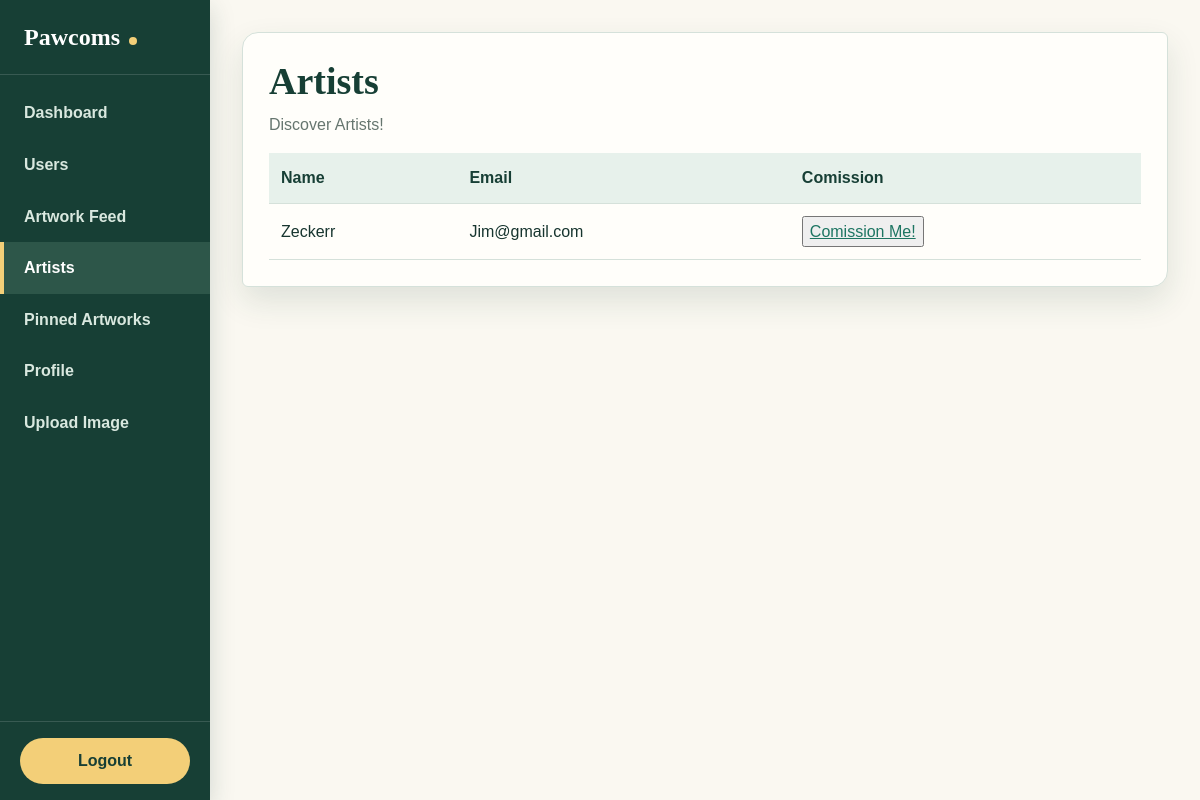
The page /dashboard/artists.php (signed in) on the database as committed earlier.
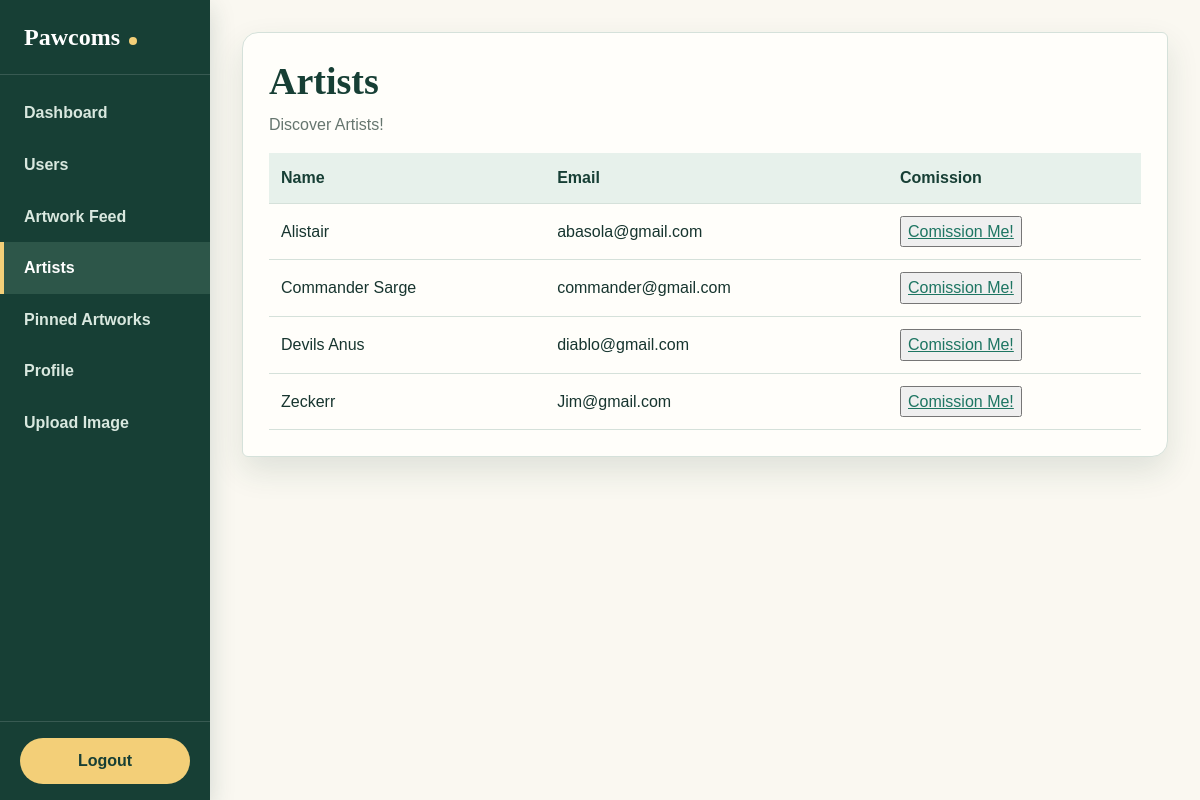
The same page on the database as committed later.
### tables this page shows
CREATE TABLE IF NOT EXISTS `users` (
  `id` int NOT NULL AUTO_INCREMENT,
  `fullname` varchar(255) NOT NULL,
  `email` varchar(255) NOT NULL,
  `password` varchar(255) NOT NULL,
  `role` enum('admin','artist','commissioner') NOT NULL DEFAULT 'commissioner',
  `photo` varchar(255) NOT NULL,
  PRIMARY KEY (`id`)
);

### dashboard/artists.php (the view, shortened to what this page needs)
<?php
require_once '../config/database.php';
require_once 'dashboard_sidebar.php';
$artists = [];
$errorMessage = '';
$artistRole = 'artist';
$stmt = $conn->prepare(
    'SELECT id, fullname, email
     FROM users
     WHERE role = ?
     ORDER BY fullname ASC'
);
if ($stmt) {
    $stmt->bind_param('s', $artistRole);
    if ($stmt->execute()) {
        $result = $stmt->get_result();
        while ($row = $result->fetch_assoc()) {
            $artists[] = $row;
        }
    } else {
        error_log('Artists query failed: ' . $stmt->error);
        $errorMessage = 'The artists could not be loaded.';
    }
} else {
    error_log('Artists query failed: ' . $conn->error);
    $errorMessage = 'The artists could not be loaded.';
}
?>
<!DOCTYPE html>
<html lang="en">
<head>
    <link rel="stylesheet" href="../css/style.css?v=dashboard-sidebar-1">
</head>
<body class="with-sidebar">
    <?php renderDashboardSidebar('artists'); ?>
    <main class="page">
        <section class="panel">
            <h1>Artists</h1>
            <p class="description">Discover Artists!</p>
            <?php if ($errorMessage !== ''): ?>
                <p class="message"><?php echo htmlspecialchars($errorMessage); ?></p>
            <?php elseif ($artists === []): ?>
                <p>No artists found.</p>
            <?php else: ?>
                <div class="table-wrap">
                    <table>
                        <thead>
                            <tr>
                                <th>Name</th>
                                <th>Email</th>
                                <th>Comission</th>
                            </tr>
                        </thead>
                        <tbody>
                            <?php foreach ($artists as $artist): ?>
                                <tr>
                                    <td><?php echo htmlspecialchars($artist['fullname']); ?></td>
                                    <td><?php echo htmlspecialchars($artist['email']); ?></td>
                                    <td><button> <a href="https://mail.google.com/mail/?view=cm&amp;fs=1&amp;to=<?php echo rawurlencode($artist['email']); ?>"
                                                    target="_blank"
                                                    rel="noopener noreferrer"
                                                    >Comission Me!</a></button></td>
                                </tr>
                            <?php endforeach; ?>
                        </tbody>
                    </table>
                </div>
            <?php endif; ?>
        </section>
    </main>
</body>
</html>

### dashboard/dashboard_sidebar.php (shortened to what this page needs)
<?php
function renderDashboardSidebar(string $activePage): void
{
    $isAdmin = ($_SESSION['role'] ?? '') === 'admin';
    $isCommissioner = ($_SESSION['role'] ?? '') === 'commissioner';
    ?>
    <aside class="sidebar">
        <div>
            <div class="sidebar-header">
                <div class="brand">Pawcoms</div>
            </div>
            <ul class="sidebar-menu">
                <?php if ($isAdmin): ?>
                    <li class="<?php echo $activePage === 'dashboard' ? 'active' : ''; ?>">
                    <a href="/artcomsystem/dashboard/admin_dashboard.php">Dashboard</a>
                    </li>
                    <li class="<?php echo $activePage === 'users' ? 'active' : ''; ?>">
                        <a href="/artcomsystem/dashboard/users.php">Users</a>
                    </li>
                <?php endif; ?>
                <li class="<?php echo $activePage === 'artwork_feed' ? 'active' : ''; ?>">
                    <a href="/artcomsystem/dashboard/artwork_feed.php">Artwork Feed</a>
                </li>
                <li class="<?php echo $activePage === 'artists' ? 'active' : ''; ?>">
                    <a href="/artcomsystem/dashboard/artists.php">Artists</a>
                </li>
                <li class="<?php echo $activePage === 'pinned_artworks' ? 'active' : ''; ?>">
                    <a href="/artcomsystem/dashboard/pinned_artworks.php">Pinned Artworks</a>
                </li>
                <li class="<?php echo $activePage === 'profile' ? 'active' : ''; ?>">
                    <a href="/artcomsystem/dashboard/profile.php">Profile</a>
                </li>
                <?php if (!$isCommissioner): ?>
                    <li class="<?php echo $activePage === 'upload' ? 'active' : ''; ?>">
                        <a href="/artcomsystem/dashboard/upload.php">Upload Image</a>
                    </li>
                <?php endif; ?>
            </ul>
        </div>
        <div class="sidebar-footer">
           <a href="/artcomsystem/dashboard/logout.php"
              class="btn-logout"
              onclick="return confirm('Are you sure you want to log out?');">
              Logout
</a>
        </div>
    </aside>
    <?php
}

### css/style.css (style rules this page uses)
:root { --dark-green: #173f35; --green: #1d7562; --light-green: #8fbea5; --pale-green: #e7f1eb; --cream: #faf8f1; --paper: #fffefa; --yellow: #f3cf78; --coral: #df795f; --text: #17352f; --muted-text: #66766f; --border: #d5e1da; --shadow: 0 14px 32px rgba(23, 63, 53, 0.12); }
* { box-sizing: border-box; }
html { scroll-behavior: smooth; }
body { min-height: 100vh; margin: 0; color: var(--text); background: radial-gradient(circle at 90% 8%, #fff1bd 0, transparent 24%), linear-gradient(135deg, var(--cream), #eef5f0); font-family: Arial, Helvetica, sans-serif; line-height: 1.6; }
h1, h2, h3, p { margin-top: 0; }
h1, h2 { color: var(--dark-green); font-family: Georgia, "Times New Roman", serif; }
a { color: var(--green); }
button, input, select, textarea { font: inherit; }
body.with-sidebar { display: block; padding: 32px 32px 32px 242px; background: var(--cream); color: var(--text); }
.sidebar { position: fixed; z-index: 100; top: 0; bottom: 0; left: 0; display: flex; width: 210px; min-height: 100vh; align-items: stretch; flex-direction: column; justify-content: space-between; color: white; background: var(--dark-green); box-shadow: 0 8px 24px rgba(23, 63, 53, 0.18); }
.sidebar > div:first-child { display: flex; min-width: 0; flex: 1; flex-direction: column; align-items: stretch; }
.sidebar-header { flex-shrink: 0; padding: 18px 24px; border-right: 0; border-bottom: 1px solid rgba(255, 255, 255, 0.14); }
.sidebar .brand { color: white; font-family: Georgia, "Times New Roman", serif; font-size: 24px; font-weight: bold; }
.sidebar .brand::after { display: inline-block; width: 8px; height: 8px; margin-left: 9px; content: ""; background: var(--yellow); border-radius: 50%; }
.sidebar-menu { display: block; min-width: 0; flex-grow: 1; margin: 0; padding: 12px 0; overflow-y: auto; list-style: none; }
.sidebar-menu a { display: block; padding: 13px 20px; color: #d9e8df; font-weight: bold; white-space: nowrap; text-decoration: none; border-left: 4px solid transparent; }
.sidebar-menu a:hover, .sidebar-menu .active a { color: white; background: rgba(143, 190, 165, 0.18); border-left-color: var(--yellow); }
.sidebar-footer { flex-shrink: 0; padding: 16px 20px; border-top: 1px solid rgba(255, 255, 255, 0.14); }
.sidebar .btn-logout { display: block; padding: 10px; color: var(--dark-green); background: var(--yellow); border-radius: 99px; font-weight: bold; text-align: center; text-decoration: none; }
.page, .gallery, .upload-box, .main-wrapper { width: 100%; max-width: 1100px; margin: 0 auto; }
.page > section { margin-bottom: 24px; }
.panel, .upload-box, .uploader-group, .page-header, .welcome-card, .card { background: var(--paper); border: 1px solid var(--border); border-radius: 16px 6px 16px 6px; box-shadow: var(--shadow); }
.panel, .upload-box, .uploader-group { padding: 26px; }
.panel h1, .upload-box h1, .page-header h1, .welcome-card h1 { margin-bottom: 7px; font-size: 38px; line-height: 1.2; }
.panel .description, .upload-box > p, .page-header p, .welcome-card p { color: var(--muted-text); }
.table-wrap { overflow-x: auto; }
table { width: 100%; border-collapse: collapse; }
th, td { padding: 12px; text-align: left; border-bottom: 1px solid var(--border); }
th { color: var(--dark-green); background: var(--pale-green); }

Rows that differ between the two databases and show on the page:
added users: fullname "Alistair", email "abasola@gmail.com"
added users: fullname "Commander Sarge", email "commander@gmail.com"
added users: fullname "Devils Anus", email "diablo@gmail.com"
